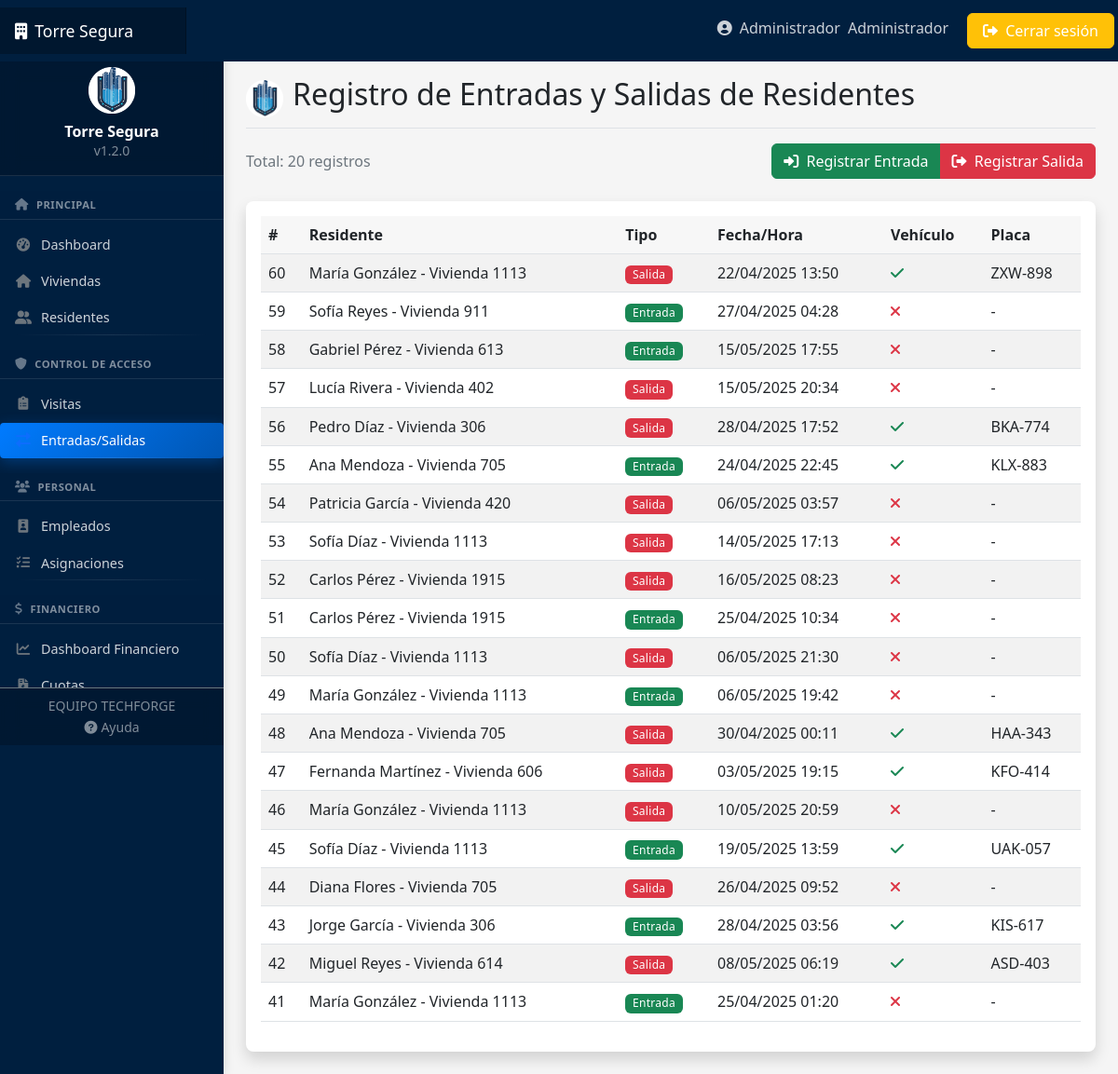
The page /accesos/movimientos/ (signed in) on the database its author committed.
### usuarios/models.py (models this page shows, shortened)
class Usuario(AbstractUser):
    TIPOS_DOCUMENTO = [
        ('DNI', 'DNI'),
        ('PASAPORTE', 'Pasaporte'),
        ('CEDULA', 'Cédula'),
    ]
    rol = models.ForeignKey(Rol, on_delete=models.SET_NULL, null=True, related_name='usuarios')
    telefono = models.CharField(max_length=15, blank=True)
    tipo_documento = models.CharField(max_length=10, choices=TIPOS_DOCUMENTO, default='DNI')
    numero_documento = models.CharField(max_length=20, blank=True)
    foto = models.ImageField(upload_to='usuarios/', blank=True, null=True)
    email_confirmado = models.BooleanField(default=False)

class Rol(models.Model):
    nombre = models.CharField(max_length=50)
    descripcion = models.TextField(blank=True)
    def __str__(self):
        return self.nombre

### accesos/models.py (models this page shows, shortened)
class MovimientoResidente(models.Model):
    residente = models.ForeignKey(Residente, on_delete=models.CASCADE, related_name='movimientos')
    fecha_hora_entrada = models.DateTimeField(null=True, blank=True)
    fecha_hora_salida = models.DateTimeField(null=True, blank=True)
    vehiculo = models.BooleanField(default=False)
    placa_vehiculo = models.CharField(max_length=10, blank=True)

### viviendas/models.py (models this page shows, shortened)
class Residente(models.Model):
    usuario = models.OneToOneField(Usuario, on_delete=models.CASCADE, related_name='residente')
    vivienda = models.ForeignKey(Vivienda, on_delete=models.SET_NULL, null=True, related_name='residentes')
    fecha_ingreso = models.DateField(auto_now_add=True)
    vehiculos = models.PositiveIntegerField(default=0)
    activo = models.BooleanField(default=True,
        help_text="Indica si el residente actualmente vive o está relacionado con la vivienda")
    es_propietario = models.BooleanField(default=False)
    def __str__(self):
        return f"{self.usuario.first_name} {self.usuario.last_name} - Vivienda {self.vivienda.numero if self.vivienda else 'No asignada'}"

class Vivienda(models.Model):
    ESTADOS = [
        ('OCUPADO', 'Ocupado'),
        ('DESOCUPADO', 'Desocupado'),
        ('MANTENIMIENTO', 'En mantenimiento'),
        ('BAJA', 'Dado de baja'),
    ]
    edificio = models.ForeignKey(Edificio, on_delete=models.CASCADE, related_name='viviendas')
    numero = models.CharField(max_length=10)
    piso = models.PositiveIntegerField()
    metros_cuadrados = models.DecimalField(max_digits=6, decimal_places=2)
    habitaciones = models.PositiveIntegerField(default=1)
    baños = models.PositiveIntegerField(default=1)
    estado = models.CharField(max_length=15, choices=ESTADOS, default='DESOCUPADO')
    activo = models.BooleanField(default=True, help_text="Indica si la vivienda está activa o ha sido dada de baja")
    fecha_baja = models.DateField(null=True, blank=True, help_text="Fecha en la que se dio de baja la vivienda")
    motivo_baja = models.TextField(blank=True, null=True, help_text="Motivo por el cual se dio de baja la vivienda")

### accesos/views.py (the view)
# urls.py: path('movimientos/', views.MovimientoResidenteListView.as_view(), name='movimiento-list'),
class MovimientoResidenteListView(LoginRequiredMixin, ListView):
    model = MovimientoResidente
    template_name = 'accesos/movimiento_list.html'
    context_object_name = 'movimientos'
    paginate_by = 20
    def get_queryset(self):
        queryset = MovimientoResidente.objects.select_related(
            'residente__usuario',
            'residente__vivienda__edificio'
        ).order_by('-id')  # Usar ID para ordenamiento consistente
        residente_id = self.request.GET.get('residente')
        if residente_id:
            queryset = queryset.filter(residente_id=residente_id)
        tipo_movimiento = self.request.GET.get('tipo')
        if tipo_movimiento == 'entrada':
            queryset = queryset.filter(fecha_hora_entrada__isnull=False, fecha_hora_salida__isnull=True)
        elif tipo_movimiento == 'salida':
            queryset = queryset.filter(fecha_hora_salida__isnull=False, fecha_hora_entrada__isnull=True)
        return queryset
    def get_context_data(self, **kwargs):
        context = super().get_context_data(**kwargs)
        context['total_entradas'] = MovimientoResidente.objects.filter(
            fecha_hora_entrada__isnull=False
        ).count()
        context['total_salidas'] = MovimientoResidente.objects.filter(
            fecha_hora_salida__isnull=False
        ).count()
        context['residentes'] = Residente.objects.filter(
            activo=True
        ).select_related('usuario', 'vivienda')
        return context

### templates/accesos/movimiento_list.html (shortened to what this page needs)
{% extends 'base.html' %}
{% block header %}Registro de Entradas y Salidas de Residentes{% endblock %}
{% block content %}
<div class="content-header mb-4">
    <div>
        <p class="text-muted mb-0">Total: {{ movimientos.count }} registros</p>
    </div>
    <div class="btn-group d-none d-md-flex">
        <a href="{% url 'movimiento-entrada' %}" class="btn btn-success">
            <i class="fas fa-sign-in-alt"></i> Registrar Entrada
        </a>
        <a href="{% url 'movimiento-salida' %}" class="btn btn-danger">
            <i class="fas fa-sign-out-alt"></i> Registrar Salida
        </a>
    </div>
</div>
<div class="card shadow">
    <div class="card-body">
        <div class="table-responsive">
            <table class="table table-striped table-hover table-responsive-card">
                <thead>
                    <tr>
                        <th>#</th>
                        <th>Residente</th>
                        <th>Tipo</th>
                        <th>Fecha/Hora</th>
                        <th>Vehículo</th>
                        <th>Placa</th>
                    </tr>
                </thead>
                <tbody>
                    {% for movimiento in movimientos %}
                    <tr>
                        <td data-label="#">{{ movimiento.id }}</td>
                        <td data-label="Residente">{{ movimiento.residente }}</td>
                        <td data-label="Tipo">
                            {% if movimiento.fecha_hora_entrada and not movimiento.fecha_hora_salida %}
                                <span class="badge text-bg-success">Entrada</span>
                            {% elif movimiento.fecha_hora_salida and not movimiento.fecha_hora_entrada %}
                                <span class="badge text-bg-danger">Salida</span>
                            {% endif %}
                        </td>
                        <td data-label="Fecha/Hora">
                            {% if movimiento.fecha_hora_entrada and not movimiento.fecha_hora_salida %}
                                {{ movimiento.fecha_hora_entrada|date:"d/m/Y H:i" }}
                            {% elif movimiento.fecha_hora_salida and not movimiento.fecha_hora_entrada %}
                                {{ movimiento.fecha_hora_salida|date:"d/m/Y H:i" }}
                            {% endif %}
                        </td>
                        <td data-label="Vehículo">
                            {% if movimiento.vehiculo %}
                                <i class="fas fa-check text-success"></i>
                            {% else %}
                                <i class="fas fa-times text-danger"></i>
                            {% endif %}
                        </td>
                        <td data-label="Placa">{{ movimiento.placa_vehiculo|default:"-" }}</td>
                    </tr>
                    {% empty %}
                    <tr>
                        <td colspan="6" class="text-center">No hay registros de movimientos</td>
                    </tr>
                    {% endfor %}
                </tbody>
            </table>
        </div>
    </div>
</div>
{% endblock %}

### templates/navbar.html (shortened to what this page needs)
<header class="navbar navbar-dark sticky-top" style="background-color: #001f3f; flex-md-nowrap; p-0; shadow">
    <a class="navbar-brand col-md-3 col-lg-2 me-0 px-3 d-flex align-items-center" href="{% url 'dashboard' %}">
        <span class="d-none d-md-inline"><i class="fas fa-building me-2"></i></span>
        Torre Segura
    </a>
    <div class="navbar-nav ms-auto">
        <div class="nav-item text-nowrap d-none d-md-flex">
            <a class="nav-link p-2 mx-2" href="{% url 'perfil' %}">
                <i class="fas fa-user-circle"></i>
                <span class="ms-1 d-none d-lg-inline">{{ user.first_name|default:user.username }}</span>
                <span class="ms-1 d-none d-lg-inline">{{ user.rol|default:user.rol }}</span>
            </a>
            <a class="btn btn-warning text-white px-3 m-1" href="{% url 'logout' %}">
                <i class="fas fa-sign-out-alt"></i>
                <span class="d-none d-lg-inline">Cerrar sesión</span>
            </a>
        </div>
    </div>
</header>

### static/css/style.css (style rules this page uses)
:root { --primary-color: #0d6efd; --secondary-color: #6c757d; --success-color: #198754; --danger-color: #dc3545; --warning-color: #ffc107; --info-color: #0dcaf0; --light-color: #f8f9fa; --dark-color: #212529; --sidebar-width: 240px; --navbar-height: 56px; }
body { font-family: 'Segoe UI', Tahoma, Geneva, Verdana, sans-serif; background-color: #f5f5f5; }
.navbar-brand { padding-top: .75rem; padding-bottom: .75rem; font-size: 1.1rem; background-color: rgba(0, 0, 0, .25); box-shadow: inset -1px 0 0 rgba(0, 0, 0, .25); }
.navbar-dark .navbar-nav .nav-link { color: rgba(255, 255, 255, .8); }
.card { margin-bottom: 1.5rem; border: none; box-shadow: 0 0.125rem 0.25rem rgba(0, 0, 0, 0.075); transition: all 0.3s ease; border-radius: 0.5rem; }
.badge { font-weight: 500; padding: .5em .7em; }
.table > :not(:last-child) > :last-child > * { border-bottom-color: inherit; }
.table th { font-weight: 600; background-color: rgba(0, 0, 0, 0.03); }
.btn { font-weight: 500; border-radius: 0.375rem; }
.btn i { margin-right: 0.25rem; }

### static/css/responsive.css (style rules this page uses)
.table-responsive { overflow-x: auto; -webkit-overflow-scrolling: touch; }
.badge { font-weight: 500; padding: 0.35em 0.65em; letter-spacing: 0.025em; }
.content-header { margin-bottom: 1.5rem; display: flex; justify-content: space-between; align-items: center; }
.btn, .card, .nav-link, .form-control, .form-select { transition: all 0.2s ease; }

### rows shown on the page
Usuario: first_name "Administrador", rol "Administrador"
MovimientoResidente: id "60", residente "María González - Vivienda 1113", shows "Salida", fecha_hora_salida "22/04/2025 13:50", vehiculo True (drawn), placa_vehiculo "ZXW-898"
MovimientoResidente: id "59", residente "Sofía Reyes - Vivienda 911", shows "Entrada", fecha_hora_entrada "27/04/2025 04:28", vehiculo False (drawn), placa_vehiculo "-"
MovimientoResidente: id "58", residente "Gabriel Pérez - Vivienda 613", shows "Entrada", fecha_hora_entrada "15/05/2025 17:55", vehiculo False (drawn), placa_vehiculo "-"
MovimientoResidente: id "57", residente "Lucía Rivera - Vivienda 402", shows "Salida", fecha_hora_salida "15/05/2025 20:34", vehiculo False (drawn), placa_vehiculo "-"
MovimientoResidente: id "56", residente "Pedro Díaz - Vivienda 306", shows "Salida", fecha_hora_salida "28/04/2025 17:52", vehiculo True (drawn), placa_vehiculo "BKA-774"
MovimientoResidente: id "55", residente "Ana Mendoza - Vivienda 705", shows "Entrada", fecha_hora_entrada "24/04/2025 22:45", vehiculo True (drawn), placa_vehiculo "KLX-883"
MovimientoResidente: id "54", residente "Patricia García - Vivienda 420", shows "Salida", fecha_hora_salida "06/05/2025 03:57", vehiculo False (drawn), placa_vehiculo "-"
MovimientoResidente: id "53", residente "Sofía Díaz - Vivienda 1113", shows "Salida", fecha_hora_salida "14/05/2025 17:13", vehiculo False (drawn), placa_vehiculo "-"
MovimientoResidente: id "52", residente "Carlos Pérez - Vivienda 1915", shows "Salida", fecha_hora_salida "16/05/2025 08:23", vehiculo False (drawn), placa_vehiculo "-"
MovimientoResidente: id "51", residente "Carlos Pérez - Vivienda 1915", shows "Entrada", fecha_hora_entrada "25/04/2025 10:34", vehiculo False (drawn), placa_vehiculo "-"
MovimientoResidente: id "50", residente "Sofía Díaz - Vivienda 1113", shows "Salida", fecha_hora_salida "06/05/2025 21:30", vehiculo False (drawn), placa_vehiculo "-"
MovimientoResidente: id "49", residente "María González - Vivienda 1113", shows "Entrada", fecha_hora_entrada "06/05/2025 19:42", vehiculo False (drawn), placa_vehiculo "-"
MovimientoResidente: id "48", residente "Ana Mendoza - Vivienda 705", shows "Salida", fecha_hora_salida "30/04/2025 00:11", vehiculo True (drawn), placa_vehiculo "HAA-343"
MovimientoResidente: id "47", residente "Fernanda Martínez - Vivienda 606", shows "Salida", fecha_hora_salida "03/05/2025 19:15", vehiculo True (drawn), placa_vehiculo "KFO-414"
MovimientoResidente: id "46", residente "María González - Vivienda 1113", shows "Salida", fecha_hora_salida "10/05/2025 20:59", vehiculo False (drawn), placa_vehiculo "-"
MovimientoResidente: id "45", residente "Sofía Díaz - Vivienda 1113", shows "Entrada", fecha_hora_entrada "19/05/2025 13:59", vehiculo True (drawn), placa_vehiculo "UAK-057"
MovimientoResidente: id "44", residente "Diana Flores - Vivienda 705", shows "Salida", fecha_hora_salida "26/04/2025 09:52", vehiculo False (drawn), placa_vehiculo "-"
MovimientoResidente: id "43", residente "Jorge García - Vivienda 306", shows "Entrada", fecha_hora_entrada "28/04/2025 03:56", vehiculo True (drawn), placa_vehiculo "KIS-617"
MovimientoResidente: id "42", residente "Miguel Reyes - Vivienda 614", shows "Salida", fecha_hora_salida "08/05/2025 06:19", vehiculo True (drawn), placa_vehiculo "ASD-403"
MovimientoResidente: id "41", residente "María González - Vivienda 1113", shows "Entrada", fecha_hora_entrada "25/04/2025 01:20", vehiculo False (drawn), placa_vehiculo "-"

### other values the page prints
{{ movimientos.count }} "20"
